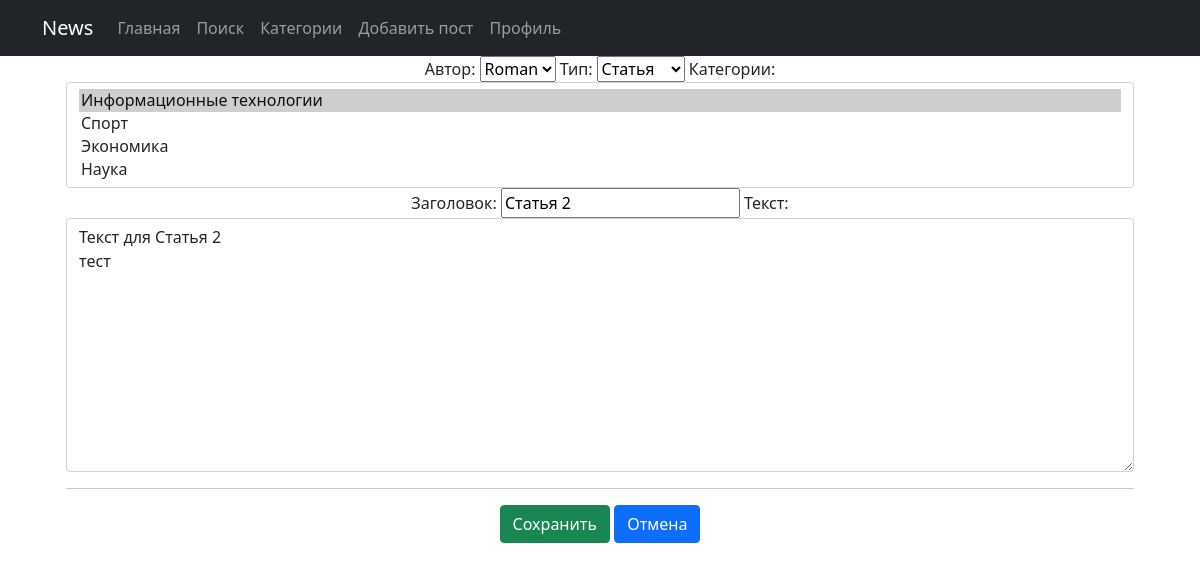
/news/3/edit/ (signed in), run on an earlier commit of the app's database.
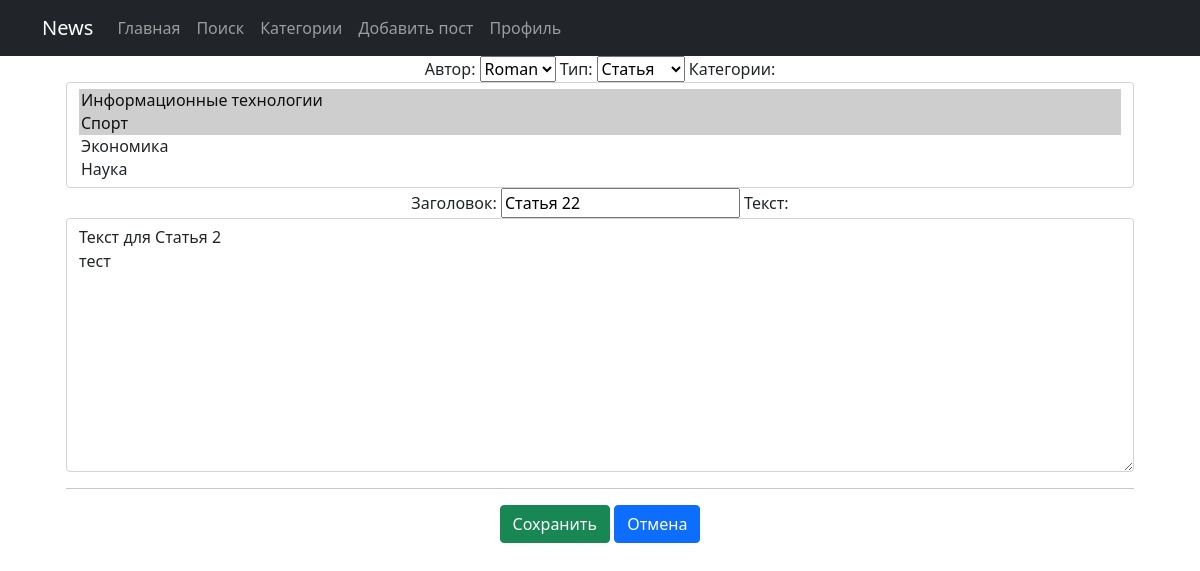
And on a later commit of the database.
### news/models.py (models this page shows, shortened)
class Post(models.Model):
    news = 'Новость'
    article = 'Статья'
    type = [(news, 'Новость'), (article, 'Статья')]
    post_author = models.ForeignKey(Author, on_delete=models.CASCADE, verbose_name='Автор') # Автор
    post_type = models.CharField(max_length=30, choices=type, verbose_name='Тип') # Тип публикации
    post_time = models.DateTimeField(auto_now_add=True, verbose_name='Дата публикации') # Дата публикации
    post_category = models.ManyToManyField(Category, verbose_name='Категории') # Категории
    post_title = models.CharField(max_length=50, verbose_name='Заголовок') # Заголовок
    post_text = models.TextField(verbose_name='Текст') # Текст
    post_rating = models.IntegerField(default=0) # Рейтинг
    post_likes = models.IntegerField(default=0) # Понравилось
    post_dislikes = models.IntegerField(default=0) # Не понравилось

### news/views.py (the view)
# urls.py: path('news/<int:pk>/edit/', PostUpdateView.as_view(), name='post_update'),
class PostUpdateView(LoginRequiredMixin, PermissionRequiredMixin, UpdateView):
    model = Post
    form_class = PostForm
    template_name = 'news/post_update.html'
    permission_required = ('news.change_post')
    def get_context_data(self, **kwargs):
        context = super().get_context_data(**kwargs)
        context['is_authors'] = self.request.user.groups.filter(name='authors').exists()
        return context
    def dispatch(self, request, *args, **kwargs):
        if not request.user.is_authenticated:
            return redirect('/sign/login/')
        return super().dispatch(request, *args, **kwargs)

### news/forms.py
class PostForm(ModelForm):
    class Meta:
        model = Post
        fields = ['post_author', 'post_type', 'post_category', 'post_title', 'post_text']
        widgets = {
            'post_author': Select(attrs={
                'class': 'custom-select',
            }),
            'post_type': Select(attrs={
                'class': 'custom-select',
            }),
            'post_category': SelectMultiple(attrs={
                'multiple class': 'form-control',
            }),
            'post_text': Textarea(attrs={
                'class': 'form-control',
                'placeholder': 'Введите текст'
            }),
        }

### news/models.py (called while the page is built)
    def __str__(self):
        return f'{self.author}'

    def __str__(self):
        return f'{self.title}'

### templates/news/post_update.html (shortened to what this page needs)
{% extends 'default.html' %}
{% block content %}
<div class="container">
        <form method="POST">
            {{ form }}
            <hr>
            <button type="submit" class="btn btn-success">Сохранить</button> <a class="btn btn-primary" href="{% url 'post' post.id %}" role="button">Отмена</a>
        </form>
    </div>
</div>
{% endblock %}

What changed in the data, as far as the page shows it:
changed Post "Roman": post_title "Статья 2" → "Статья 22"
Also different on the page:
form field post_category: "Информационные технологии ☑ / Спорт / Экономика / Наука" → "Информационные технологии ☑ / Спорт ☑ / Экономика / Наука"
